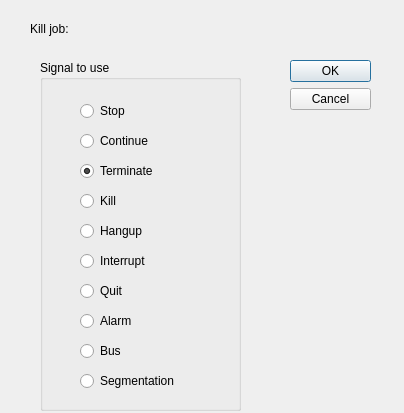
<?xml version="1.0" encoding="UTF-8"?>
<ui version="4.0">
 <class>othersigdlg</class>
 <widget class="QDialog" name="othersigdlg">
  <property name="geometry">
   <rect>
    <x>0</x>
    <y>0</y>
    <width>404</width>
    <height>413</height>
   </rect>
  </property>
  <property name="windowTitle">
   <string>Select signal to kill job</string>
  </property>
  <widget class="QGroupBox" name="groupBox">
   <property name="geometry">
    <rect>
     <x>40</x>
     <y>60</y>
     <width>201</width>
     <height>351</height>
    </rect>
   </property>
   <property name="title">
    <string>Signal to use</string>
   </property>
   <widget class="QRadioButton" name="stopsig">
    <property name="geometry">
     <rect>
      <x>40</x>
      <y>40</y>
      <width>116</width>
      <height>22</height>
     </rect>
    </property>
    <property name="toolTip">
     <string>Send the stop signal</string>
    </property>
    <property name="text">
     <string>Stop</string>
    </property>
   </widget>
   <widget class="QRadioButton" name="contsig">
    <property name="geometry">
     <rect>
      <x>40</x>
      <y>70</y>
      <width>116</width>
      <height>22</height>
     </rect>
    </property>
    <property name="toolTip">
     <string>Send the continue signal</string>
    </property>
    <property name="text">
     <string>Continue</string>
    </property>
   </widget>
   <widget class="QRadioButton" name="termsig">
    <property name="geometry">
     <rect>
      <x>40</x>
      <y>100</y>
      <width>116</width>
      <height>22</height>
     </rect>
    </property>
    <property name="toolTip">
     <string>Send the terminate signal</string>
    </property>
    <property name="text">
     <string>Terminate</string>
    </property>
    <property name="checked">
     <bool>true</bool>
    </property>
   </widget>
   <widget class="QRadioButton" name="killsig">
    <property name="geometry">
     <rect>
      <x>40</x>
      <y>130</y>
      <width>116</width>
      <height>22</height>
     </rect>
    </property>
    <property name="toolTip">
     <string>Send the kill signal</string>
    </property>
    <property name="text">
     <string>Kill</string>
    </property>
    <property name="checked">
     <bool>false</bool>
    </property>
   </widget>
   <widget class="QRadioButton" name="hupsig">
    <property name="geometry">
     <rect>
      <x>40</x>
      <y>160</y>
      <width>116</width>
      <height>22</height>
     </rect>
    </property>
    <property name="toolTip">
     <string>Send the hangup signal</string>
    </property>
    <property name="text">
     <string>Hangup</string>
    </property>
    <property name="checked">
     <bool>false</bool>
    </property>
   </widget>
   <widget class="QRadioButton" name="intsig">
    <property name="geometry">
     <rect>
      <x>40</x>
      <y>190</y>
      <width>116</width>
      <height>22</height>
     </rect>
    </property>
    <property name="toolTip">
     <string>Send the interrupt signal</string>
    </property>
    <property name="text">
     <string>Interrupt</string>
    </property>
    <property name="checked">
     <bool>false</bool>
    </property>
   </widget>
   <widget class="QRadioButton" name="quitsig">
    <property name="geometry">
     <rect>
      <x>40</x>
      <y>220</y>
      <width>116</width>
      <height>22</height>
     </rect>
    </property>
    <property name="toolTip">
     <string>Send the quit signal</string>
    </property>
    <property name="text">
     <string>Quit</string>
    </property>
    <property name="checked">
     <bool>false</bool>
    </property>
   </widget>
   <widget class="QRadioButton" name="alarmsig">
    <property name="geometry">
     <rect>
      <x>40</x>
      <y>250</y>
      <width>116</width>
      <height>22</height>
     </rect>
    </property>
    <property name="toolTip">
     <string>Send the alarm signal</string>
    </property>
    <property name="text">
     <string>Alarm</string>
    </property>
    <property name="checked">
     <bool>false</bool>
    </property>
   </widget>
   <widget class="QRadioButton" name="bussig">
    <property name="geometry">
     <rect>
      <x>40</x>
      <y>280</y>
      <width>116</width>
      <height>22</height>
     </rect>
    </property>
    <property name="toolTip">
     <string>Send the bus error signal</string>
    </property>
    <property name="text">
     <string>Bus</string>
    </property>
    <property name="checked">
     <bool>false</bool>
    </property>
   </widget>
   <widget class="QRadioButton" name="segvsig">
    <property name="geometry">
     <rect>
      <x>40</x>
      <y>310</y>
      <width>141</width>
      <height>22</height>
     </rect>
    </property>
    <property name="toolTip">
     <string>Send the segmentation error signal</string>
    </property>
    <property name="text">
     <string>Segmentation</string>
    </property>
    <property name="checked">
     <bool>false</bool>
    </property>
   </widget>
  </widget>
  <widget class="QDialogButtonBox" name="buttonBox">
   <property name="geometry">
    <rect>
     <x>290</x>
     <y>60</y>
     <width>81</width>
     <height>81</height>
    </rect>
   </property>
   <property name="sizePolicy">
    <sizepolicy hsizetype="Expanding" vsizetype="Expanding">
     <horstretch>0</horstretch>
     <verstretch>0</verstretch>
    </sizepolicy>
   </property>
   <property name="orientation">
    <enum>Qt::Vertical</enum>
   </property>
   <property name="standardButtons">
    <set>QDialogButtonBox::Cancel|QDialogButtonBox::Ok</set>
   </property>
  </widget>
  <widget class="QLabel" name="edjob">
   <property name="geometry">
    <rect>
     <x>90</x>
     <y>20</y>
     <width>221</width>
     <height>17</height>
    </rect>
   </property>
   <property name="text">
    <string/>
   </property>
  </widget>
  <widget class="QLabel" name="label">
   <property name="geometry">
    <rect>
     <x>30</x>
     <y>20</y>
     <width>61</width>
     <height>17</height>
    </rect>
   </property>
   <property name="text">
    <string>Kill job:</string>
   </property>
  </widget>
 </widget>
 <tabstops>
  <tabstop>stopsig</tabstop>
  <tabstop>contsig</tabstop>
  <tabstop>termsig</tabstop>
  <tabstop>killsig</tabstop>
  <tabstop>hupsig</tabstop>
  <tabstop>intsig</tabstop>
  <tabstop>quitsig</tabstop>
  <tabstop>alarmsig</tabstop>
  <tabstop>bussig</tabstop>
  <tabstop>segvsig</tabstop>
  <tabstop>buttonBox</tabstop>
 </tabstops>
 <resources/>
 <connections>
  <connection>
   <sender>buttonBox</sender>
   <signal>accepted()</signal>
   <receiver>othersigdlg</receiver>
   <slot>accept()</slot>
   <hints>
    <hint type="sourcelabel">
     <x>330</x>
     <y>100</y>
    </hint>
    <hint type="destinationlabel">
     <x>201</x>
     <y>206</y>
    </hint>
   </hints>
  </connection>
  <connection>
   <sender>buttonBox</sender>
   <signal>rejected()</signal>
   <receiver>othersigdlg</receiver>
   <slot>reject()</slot>
   <hints>
    <hint type="sourcelabel">
     <x>330</x>
     <y>100</y>
    </hint>
    <hint type="destinationlabel">
     <x>201</x>
     <y>206</y>
    </hint>
   </hints>
  </connection>
 </connections>
</ui>
